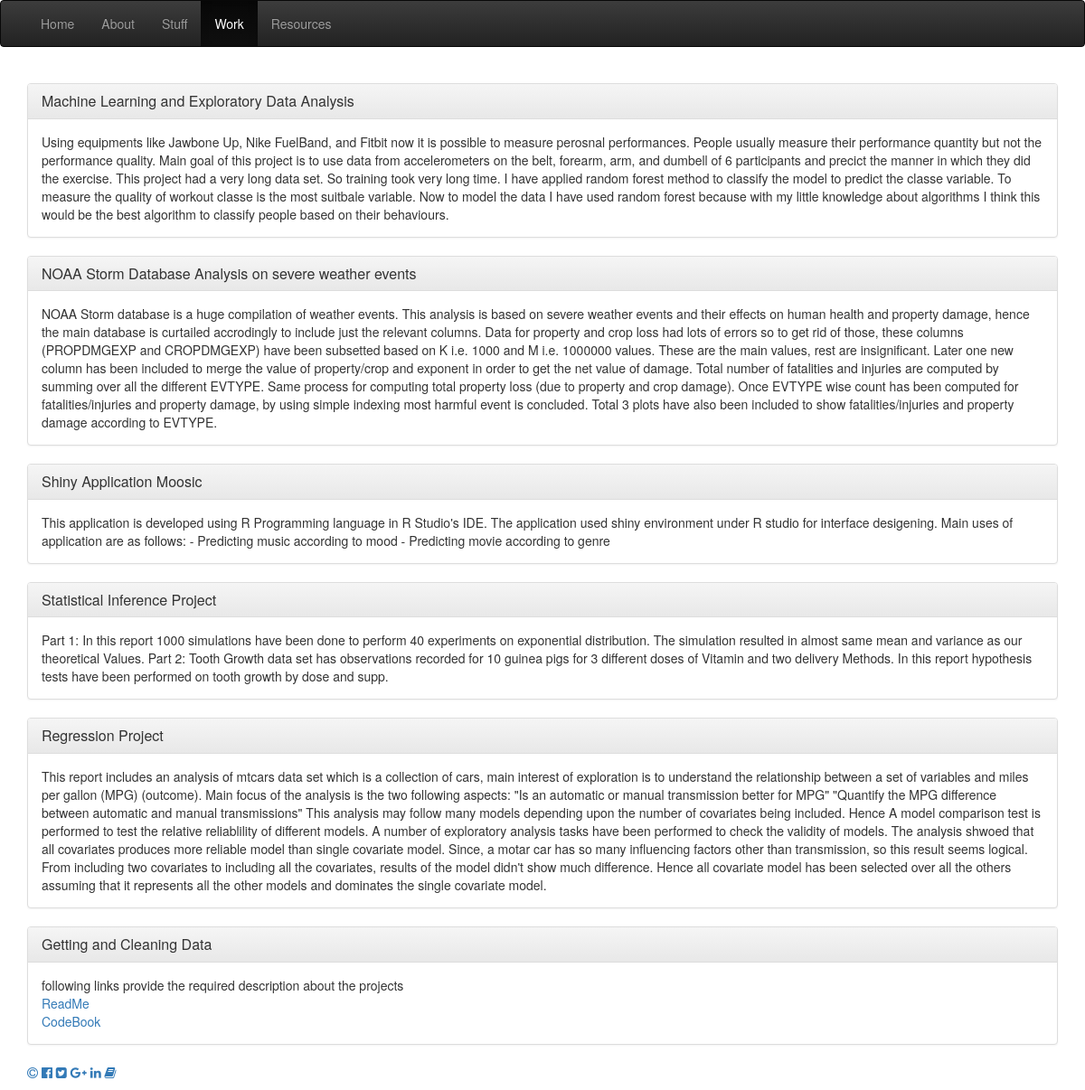
/?page=4, run on the app's committed database.
### tables this page shows
CREATE TABLE IF NOT EXISTS `pages` (
`id` mediumint(9) NOT NULL,
  `label` varchar(100) NOT NULL,
  `title` varchar(200) NOT NULL,
  `header` varchar(300) NOT NULL,
  `body` longtext NOT NULL
);

### config/setup.php (called while the page is built, shortened)
<?php
include 'functions/data.php';
include 'functions/template.php';
if(isset($_GET['page'])){
    $pageid = $_GET['page'];
}else{
    $pageid = 1;
}
$page = data_page($pageid);
?>

### functions/data.php (called while the page is built)
<?php
function data_page($id){
    $query = "SELECT * FROM `pages` WHERE `id` = $id";
    $query_run = mysql_query($query);
    $data = mysql_fetch_assoc($query_run);
    $data['body_nohtml'] = strip_tags($data['body']);
    if($data['body'] == $data['body_nohtml']){
        $data['body_formatted'] = '<p>'.$data['body'].'</p>';
    }else{
        $data['body_formatted'] = $data['body'];
    }
    return $data;
}
?>

### functions/template.php (the view)
<?php
function nav_main($pageid){
    $q = "SELECT * FROM `pages`";
    $r = mysql_query($q);
       while($nav = mysql_fetch_assoc($r)){  ?>
        <li <?php if ($pageid == $nav['id']) { echo 'class="active"';} ?>> <a href="?page=<?php echo $nav['id'];?>"><?php
        echo $nav['title'];?></a></li>
        <?php }
}
?>

### index.php (shortened to what this page needs)
<?php include 'config/setup.php'; ?>
<html>
    <head>
        <?php include 'config/css.php';
        ?>
    </head>
    <body>
        <?php include D_TEMPLATE.'/navigation.php'; ?>
        <div class="container">
            <?php echo $page['body_formatted']; ?>
        </div>
        <?php include D_TEMPLATE.'/footer.php'; ?>
    </body>
</html>

### data on the page
pages: title "Home"
pages: title "About"
pages: title "Stuff"
pages: title "Work", body "Machine Learning and Exploratory Data Analysis Using equipments like Jawbone Up, Nike FuelBand, and Fitbit now it is possible to measure perosnal performances. People usually measure their performance quantity but not the performance quality. Main goal of this project is to use data from accelerometers on the belt, forearm, arm, and dumbell of 6 participants and precict the manner in which they did the exercise. This project had a very long data set. So training took very long time. I have applied random forest method to classify the model to predict the classe variable. To measure the quality of workout classe is the most suitbale variable. Now to model the data I have used random forest…"
pages: title "Resources"
